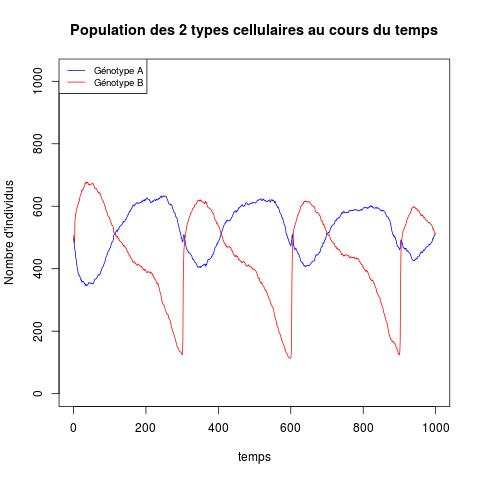

Recreate this plot in R.
#!/usr/bin/env Rscript
args = commandArgs(trailingOnly=TRUE)

if (length(args)==0) {
  stop("At least one argument must be supplied (input file).n", call.=FALSE)
} else if (length(args)==1) {
  # default output file
  args[2] = "Chroniques.jpeg"
}

tab <- read.table(args[1], header = TRUE, sep = " ",stringsAsFactors = F)

jpeg(args[2])

plot(tab$t,tab$cA, col = "blue", type = "l",ylim=c(0,1030),main = "Population des 2 types cellulaires au cours du temps", xlab = "temps",ylab = "Nombre d'individus")
lines(tab$t,tab$cB, col = "red")
legend("topleft", legend=c("Génotype A", "Génotype B"), col=c("blue","red"),lty=c(1,1),cex=0.8)

#print(obj)
dev.off()
